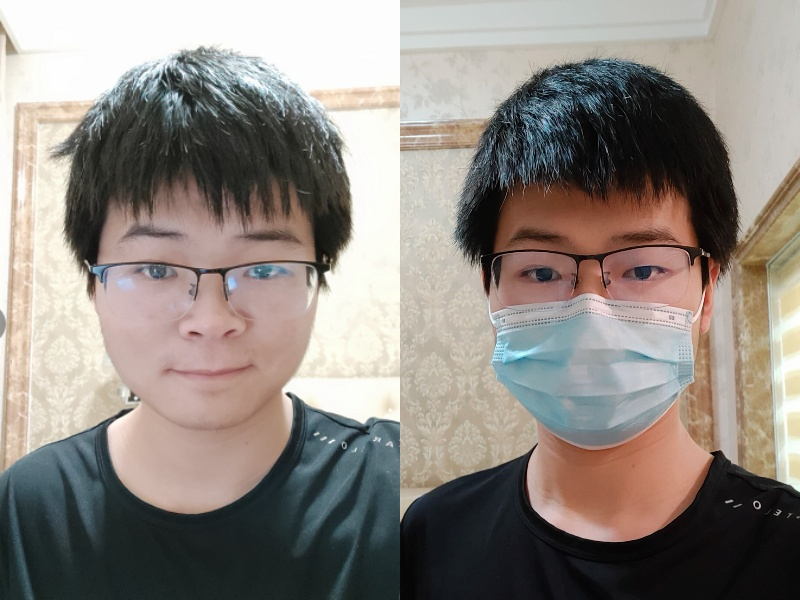
#> input picture images/img3.jpg, 800 x 600 px
$ python 07_cascade_detection_result.py
#> lines starting #> are read from the running program, lines starting #| are printed output that depends on the picture; after the words box and inside, x2 and y2 are one past the last pixel; in counts of white or black regions, pixels touching at a corner belong together
import os

import cv2

# 确保保存路径的文件夹存在
os.makedirs("./images/output_07", exist_ok=True)

# 读取图片 img3.jpg
img1 = cv2.imread("./images/img3.jpg")
#> img1 is the input picture: shape (600, 800, 3); mean B, G, R 128.9, 135.2, 142.3

"""
人脸检测
"""
# 加载识别人脸的级联分类器 "haarcascade_frontalface_default.xml"
faceCascade = cv2.CascadeClassifier("./cascade_classifier/haarcascade_frontalface_default.xml")
# 识别出所有人脸
faces = faceCascade.detectMultiScale(img1, 1.3)
#> faces = [[62, 167, 278, 278]]
# 将识别出的人脸用矩形描出
for (x, y, w, h) in faces:
    cv2.rectangle(img1, (x, y), (x + w, y + h), (0, 0, 255), 5)
#> this loop made 1 pass
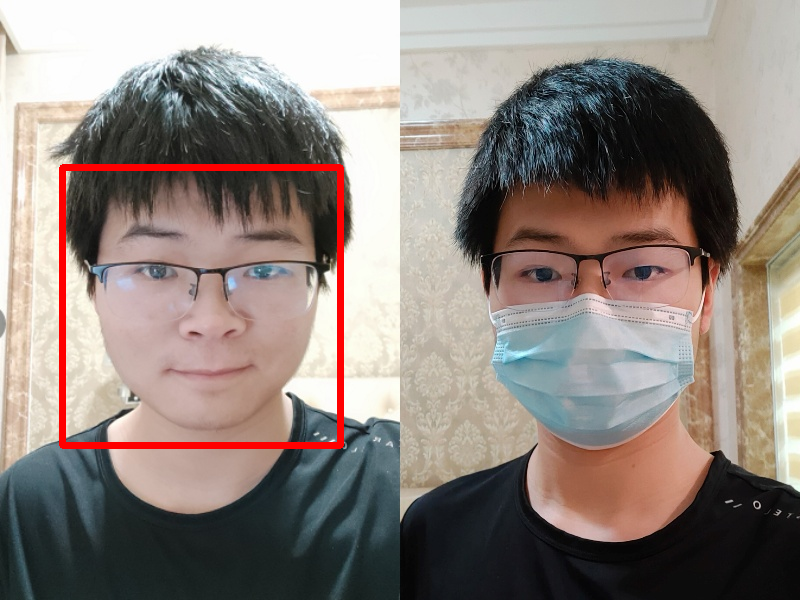
#> img1: shape (600, 800, 3); 1.62% of pixels changed, all inside (x1, y1, x2, y2) = (59, 164, 344, 449)

cv2.imwrite("./images/output_07/faces.jpg", img1)

"""
瞳孔检测
"""
# 加载识别瞳孔的级联分类器 "haarcascade_eye_tree_eyeglasses.xml"
faceCascade = cv2.CascadeClassifier("./cascade_classifier/haarcascade_eye_tree_eyeglasses.xml")
# 高斯滤波 5*5滤波核
image = cv2.GaussianBlur(img1, (5, 5), 0)
# 灰度处理
gray = cv2.cvtColor(image, cv2.COLOR_BGR2GRAY)
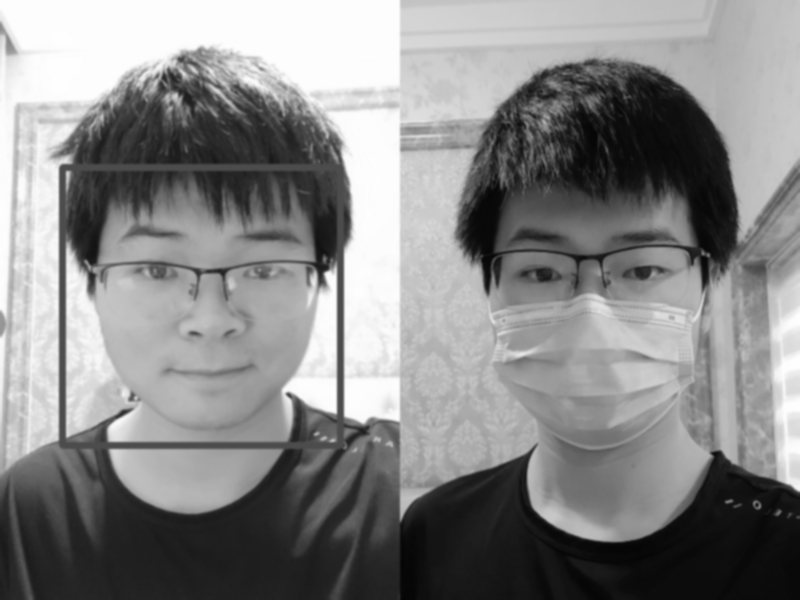
#> gray: shape (600, 800); min 5, max 254, mean 135.4
# 识别出所有瞳孔
eyes = faceCascade.detectMultiScale(gray, 1.1, 5)
#> eyes = [[515, 248, 52, 52], [617, 247, 49, 49], [128, 240, 58, 58], [230, 240, 61, 61]]
print(eyes)
#| [[515 248  52  52]
#|  [617 247  49  49]
#|  [128 240  58  58]
#|  [230 240  61  61]]
# 将识别出的人脸用矩形描出
for (x, y, w, h) in eyes:
    cv2.rectangle(img1, (x, y), (x + w, y + h), (0, 0, 255), 5)
#> this loop made 4 passes
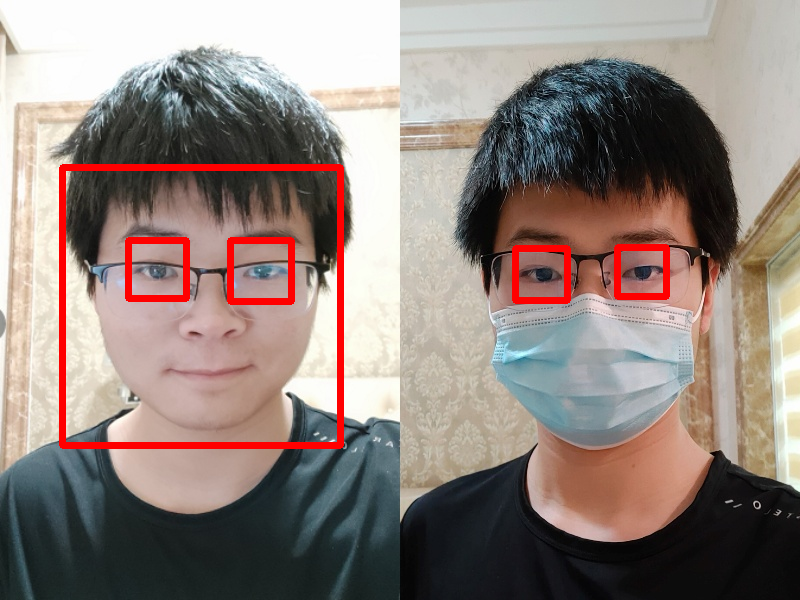
#> img1: shape (600, 800, 3); 1.27% of pixels changed, all inside (x1, y1, x2, y2) = (125, 237, 670, 305)
cv2.imwrite("./images/output_07/eyes.jpg", img1)

$ run again, with images/img1.jpg copied over images/img3.jpg
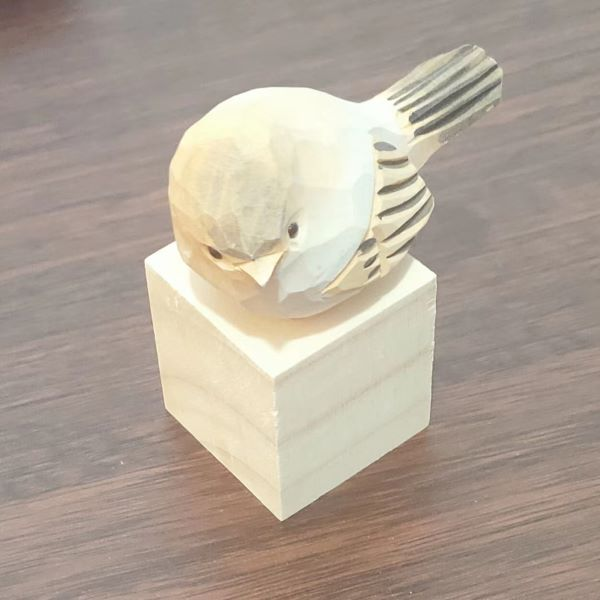
#> input picture images/img1.jpg, 600 x 600 px
#> img1 is the input picture: shape (600, 600, 3); mean B, G, R 152.3, 165.1, 177.2
#> faces = ()
#> `gray = cv2.cvtColor(image, cv2.COLOR_BGR2GRAY)`:
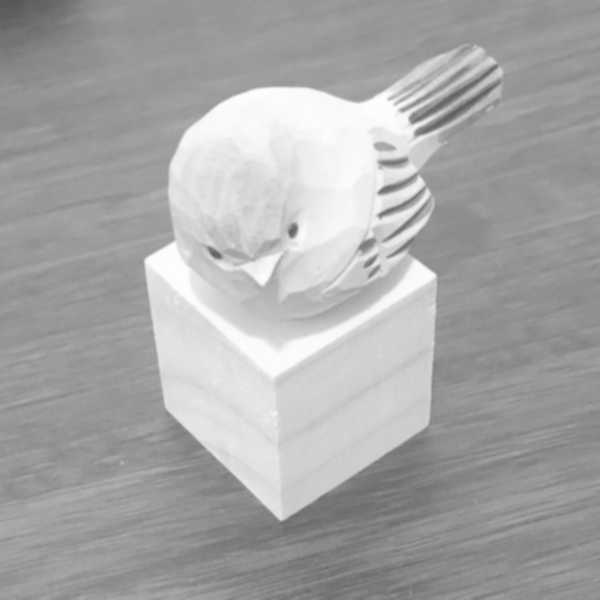
#> gray: shape (600, 600); min 84, max 254, mean 167.2
